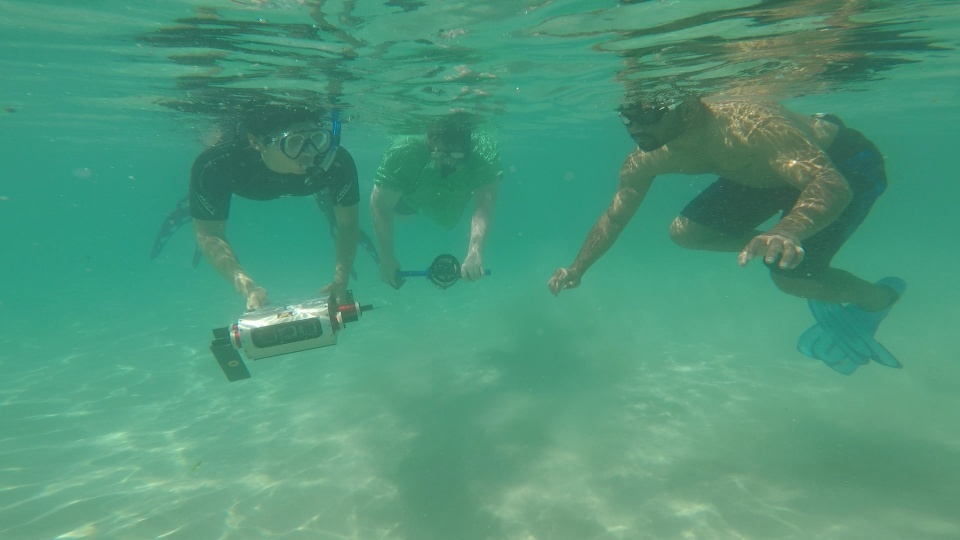
#> input picture data/SUIM/TEST/images/d_r_196_.jpg, 960 x 540 px, found by its file name
$ jupyter execute --allow-errors YOLO.ipynb   (shell and % lines are left out)
#> lines starting #> are read from the running program, lines starting #| are printed output that depends on the picture
# MODEL TRAINED USING CODE FROM: https://www.kaggle.com/code/anmolys/segmentation-using-yolov8

[cell 1]
# Installing ultralytics

[cell 2]
# Importing necessary libraries
import os
import matplotlib.pyplot as plt
import cv2
import pandas as pd
import random
import copy
import shutil
import numpy as np
import ipywidgets as widgets
import wandb

[cell 3]
# Importing YOLO
from ultralytics import YOLO

[cell 4]
wandb.login(key="8ff12cdd8496db2984a091baa9f0824f7ca90927")

[cell 5]
from google.colab import drive
drive.mount('/content/drive')

[cell 6]
ip_path = "/content/drive/MyDrive/NHAS/2024.6.25_datasets/SUIM"
train_images_path=os.path.join(ip_path, 'train_val'
                               ,'images')
test_images_path=os.path.join(ip_path, 'TEST'
                               ,'images')
train_masks_path=os.path.join(ip_path, 'train_val'
                               ,'masks')
test_masks_path=os.path.join(ip_path, 'TEST'
                               ,'masks')

[cell 7]
# Defining output train,val and test paths
op_path='/content/drive/MyDrive/NHAS/2024.7.5_yolo_evaluation'
op_labels_path=os.path.join(op_path, 'labels')
op_images_path=os.path.join(op_path, 'images')

op_images_trainpath=os.path.join(op_images_path, 'train')
op_images_valpath=os.path.join(op_images_path, 'val')
op_images_testpath=os.path.join(op_images_path, 'test')
op_labels_trainpath=os.path.join(op_labels_path, 'train')
op_labels_valpath=os.path.join(op_labels_path, 'val')
op_labels_testpath=os.path.join(op_labels_path, 'test')

[cell 8]
# Sorting images and masks
train_imgs_list=sorted(os.listdir(train_images_path))
#> (the rest of this cell did not finish here and is left out)

#> (a cell that did not finish here is left out)

[cell 10]
# Checking size of training images
total_images_train=len(train_imgs_list)
total_images_train

#> (a cell that did not finish here is left out)

[cell 12]
def plot_image_and_mask():
    figure,axis = plt.subplots(1,2,figsize=(30,30))
    plt.axis('off')
    k=random.randint(0, total_images_train-1) # choosing any random image number

    img_path=os.path.join(train_images_path, train_imgs_list[k]) # defining image path
    mask_path=os.path.join(train_masks_path, train_masks_list[k]) # defining mask path

    img_title=os.path.basename(img_path) # extracting image filename from path
    mask_title=os.path.basename(mask_path) # extracting mask filename from path

    # displaying image and mask
    axis[0].imshow(cv2.cvtColor(cv2.imread(img_path), cv2.COLOR_BGR2RGB))
    axis[0].set_title(img_title, fontsize=30)
    axis[0].set_xticks([])
    axis[0].set_yticks([])
    axis[1].imshow(cv2.cvtColor(cv2.imread(mask_path), cv2.COLOR_BGR2RGB))
    axis[1].set_title(mask_title, fontsize=30)
    axis[1].set_xticks([])
    axis[1].set_yticks([])

    plt.tight_layout()
    plt.show()

#> (a cell that did not finish here is left out)

[cell 14]
# defining color-class mapping and color-name mapping
color_class_mapping={(0, 0, 0): 0,
                    (0, 0, 255): 1,
                    (0, 255, 0): 2,
                    (0, 255, 255): 3,
                    (255, 0, 0): 4,
                    (255, 0, 255): 5,
                    (255, 255, 0): 6,
                    (255, 255, 255): 7}

color_name_mapping={(0, 0, 0): 'black',
                    (0, 0, 255): 'blue',
                    (0, 255, 0): 'green',
                    (0, 255, 255): 'sky',
                    (255, 0, 0): 'red',
                    (255, 0, 255): 'pink',
                    (255, 255, 0): 'yellow',
                    (255, 255, 255): 'white'}

[cell 15]
# defining orange color to draw contour on mask
orange=(255,85,0)

[cell 16]
# function to draw contour around any random color present in the mask
def draw_contour_for_one_color_on_mask():
    figure,axis = plt.subplots(1,3,figsize=(30,30))
    plt.axis('off')
    k=random.randint(0, total_images_train-1) # choosing any random image

    img_path=os.path.join(train_images_path, train_imgs_list[k]) # defining image path
    img_title=os.path.basename(img_path) # extracting basename from path
    img=cv2.cvtColor(cv2.imread(img_path), cv2.COLOR_BGR2RGB)

    mask_path=os.path.join(train_masks_path, train_masks_list[k]) # defining mask path
    mask_title=os.path.basename(mask_path) # extracting basename from path
    mask=cv2.cvtColor(cv2.imread(mask_path), cv2.COLOR_BGR2RGB)

    mask_copy=copy.deepcopy(mask) # creating a copy of mask to draw contour
    pixels = mask.reshape((-1, 3))
    unique_colors = np.unique(pixels, axis=0) # getting unique colors present in mask

    #getting only those unique colors which are defined in problem
    unique_colors_defined = [value for value in unique_colors if tuple(value) in color_class_mapping]
    unique_colors_defined = np.array(unique_colors_defined, dtype=np.uint8)
    total_colors=len(unique_colors_defined)
    j=random.randint(0, total_colors-1) # selecting any random color among all the defined colors present in mask
    color=unique_colors_defined[j]
    # defining title for contour on mask
    mask_copy_title=os.path.basename(mask_path)+' with contour on color ' +str(color_name_mapping[tuple(color)])

    mask_mask = cv2.inRange(mask, color, color) # getting mask of the selcted color on the mask-image
    contours, hrc = cv2.findContours(mask_mask, cv2.RETR_EXTERNAL, cv2.CHAIN_APPROX_NONE) # finding contours
    cv2.drawContours(mask_copy, contours, -1, orange, 4) # drawing contours

    axis[0].imshow(img) # displaying image
    axis[0].set_title(img_title, fontsize=30)
    axis[0].set_xticks([])
    axis[0].set_yticks([])
    axis[1].imshow(mask) # displaying mask
    axis[1].set_title(mask_title, fontsize=30)
    axis[1].set_xticks([])
    axis[1].set_yticks([])
    axis[2].imshow(mask_copy) # displaying copy of mask with contour
    axis[2].set_title(mask_copy_title, fontsize=30)
    axis[2].set_xticks([])
    axis[2].set_yticks([])

    plt.tight_layout()
    plt.show()

#> (a cell that did not finish here is left out)

[cell 18]
def write_polygon_file(class_contour_mapping, H, W, output_path, img_name):
    coordinates={}
    for obj in class_contour_mapping: # looping through all colors present in the mask
        polygons = []
        for cnt in class_contour_mapping[obj]: # looping through all contours present in the color
            if cv2.contourArea(cnt) > 20: # neglecting very small contours
                polygon = []
                for point in cnt: # looping through all points present in the contour
                    x, y = point[0]
                    polygon.append(round(x / W, 4))
                    polygon.append(round(y / H, 4))
                polygons.append(polygon)
        coordinates[obj]=polygons

    # creating text file for all contours of all colors present in mask
    with open('{}.txt'.format(os.path.join(output_path, img_name)), 'w') as f:
        for obj in coordinates:
            for polygon in coordinates[obj]:
                for p_, p in enumerate(polygon):
                    if p_ == len(polygon) - 1:  # if point is the last point in contour, need to give newline
                        f.write('{}\n'.format(p))
                    elif p_ == 0: # if point is the first point in contour, need to specify color also
                        f.write('{} {} '.format(obj, p))
                    else: # any other point between first and last
                        f.write('{} '.format(p))

[cell 19]
# defining progress bar for visualising progress of writing text files
progress_bar=widgets.FloatProgress(value=0, min=0, max=100, description='Progress',
                                   layout=widgets.Layout(width='100%'))
progress_bar

[cell 20]
m=0 # for counting total number of labels created

#> (the rest of this cell did not finish here and is left out)

[cell 21]
# Restarting the progress bar to track the progress of test label files creation
progress_bar.value=0
progress_bar

[cell 22]
m=0
#> (the rest of this cell did not finish here and is left out)

[cell 23]
# function for creating validation dataset
def create_validation_data(dataset, size):
    random.shuffle(dataset)
    validation_data=dataset[:size]
    return validation_data

[cell 24]
# creating validation dataset of size 110 from training dataset
validation_datalist=create_validation_data(train_imgs_list, 110)

[cell 25]
for img in validation_datalist:
    imgsrc_path=os.path.join(op_images_trainpath, img)
    imgdst_path=os.path.join(op_images_valpath, img)
    shutil.move(imgsrc_path, imgdst_path)

    img_name=os.path.splitext(img)[0]
    label_file=img_name+'.txt'

    labelsrc_path=os.path.join(op_labels_trainpath,label_file)
    labeldst_path=os.path.join(op_labels_valpath,label_file)
    shutil.move(labelsrc_path, labeldst_path)

[cell 26]
# defining newline variable for config file
newline='\n'

[cell 27]
# defining lines of config text file

ln_1='# Train/val/test sets'+newline # starting with a comment line

# train, val and test path declaration
ln_2='train: ' +"'"+op_images_trainpath+"'"+newline
ln_3='val: ' +"'" + op_images_valpath+"'"+newline
ln_4='test: ' +"'" + op_images_testpath+"'"+newline
ln_5=newline

# names of the classes declaration
ln_6='names:'+newline
ln_7='  0: Background'+newline
ln_8='  1: Human divers'+newline
ln_9='  2: Aquatic plants and sea-grass'+newline
ln_10='  3: Wrecks and ruins'+newline
ln_11='  4: Robots'+newline
ln_12='  5: Reefs and invertebrates'+newline
ln_13='  6: Fish and vertebrates'+newline
ln_14='  7: Sea-floor and rocks'
config_lines=[ln_1, ln_2, ln_3, ln_4, ln_5, ln_6, ln_7, ln_8, ln_9, ln_10, ln_11, ln_12, ln_13, ln_14]

[cell 28]
# Creating path for config file
config_path=os.path.join('/content/drive/MyDrive/NHAS/2024.7.5_yolo_evaluation', 'config.yaml')
config_path

[cell 29]
# Writing config file
with open(config_path, 'w') as f:
    f.writelines(config_lines)

#> (a cell that did not finish here is left out)

#> (a cell that did not finish here is left out)

[cell 32]
plt.figure(figsize=(30,30))
trainingresult_path=os.path.join('/content/drive/MyDrive/NHAS/2024.7.5_yolo_evaluation/segment', 'train')
results_png=cv2.imread(os.path.join(trainingresult_path,'results.png'))
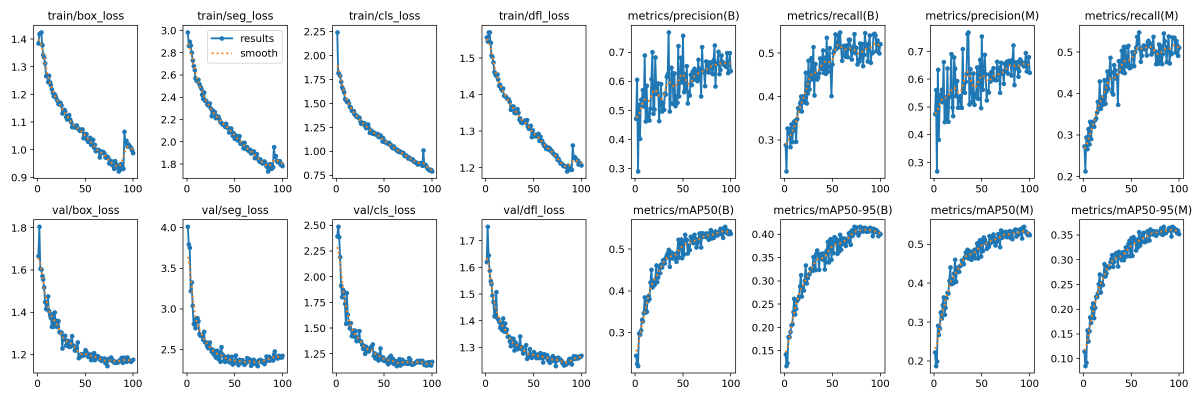
#> input picture runs/segment/train14/results.png, 3600 x 1200 px, found by its file name (shown at 1/3 size)
#> results_png is the input picture: shape (1200, 3600, 3); mean B, G, R 242.7, 240.1, 236
plt.imshow(results_png)

[cell 33]
# function for evaluating model metrics map50
def evaluate_map50(trainedmodel, data_path, dataset='val'):
    metrics=trainedmodel.val(data=data_path, split=dataset)
    map50=round(metrics.seg.map50, 3)
    print("The mAP of model for all images on {0} dataset is {1}".format(dataset,map50))
    return metrics, map50

[cell 34]
import os
import cv2
import matplotlib.pyplot as plt

# function for displaying plots created by YOLO
def display_curves(root_path):
    plt.figure(figsize=(50,50))

    #displaying mask p curve
    p_curve_path = os.path.join(root_path,'MaskP_curve.png')
    if os.path.exists(p_curve_path):  # Check if the file exists
        p_curve=cv2.imread(p_curve_path)
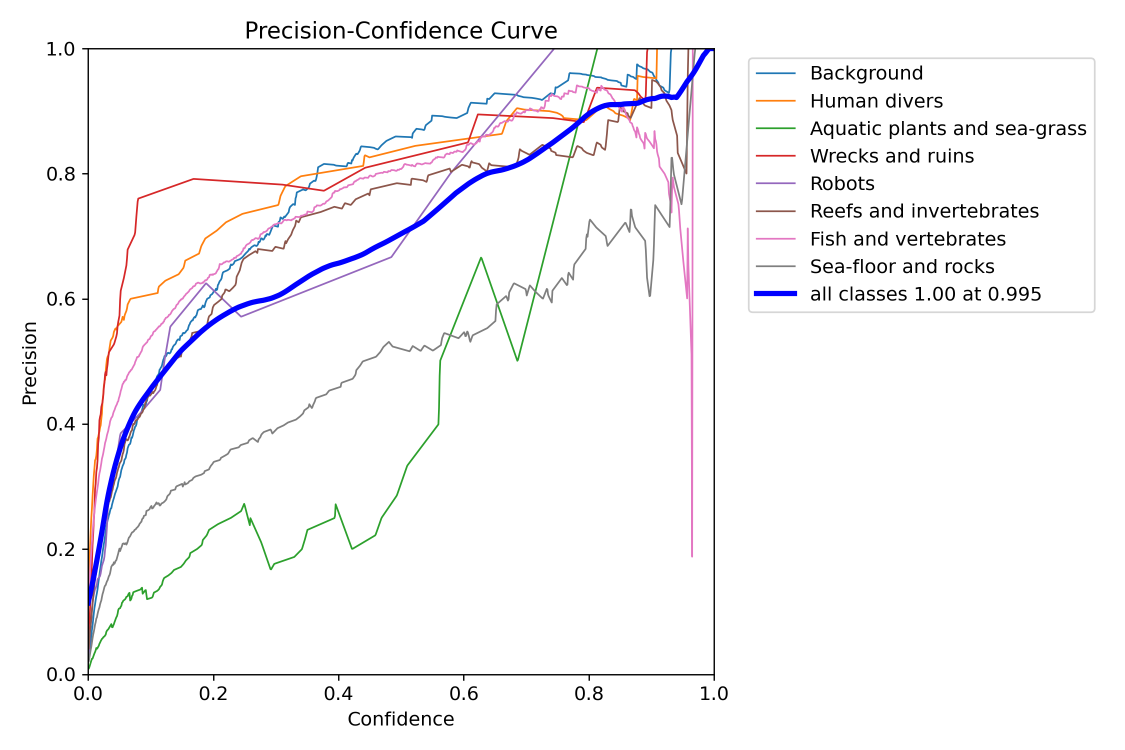
#> input picture runs/segment/train14/MaskP_curve.png, 2250 x 1500 px, found by its file name (shown at 1/2 size)
#> p_curve is the input picture: shape (1500, 2250, 3); mean B, G, R 248.2, 246.7, 247.4
        if p_curve is not None:  # Check if the image was loaded successfully
            ax=plt.subplot(5,1,1)
            plt.imshow(p_curve)
        else:
            print(f"Error loading image: {p_curve_path}")
    else:
        print(f"File not found: {p_curve_path}")

    #displaying mask r curve
    r_curve_path = os.path.join(root_path,'MaskR_curve.png')
    if os.path.exists(r_curve_path):
        r_curve=cv2.imread(r_curve_path)
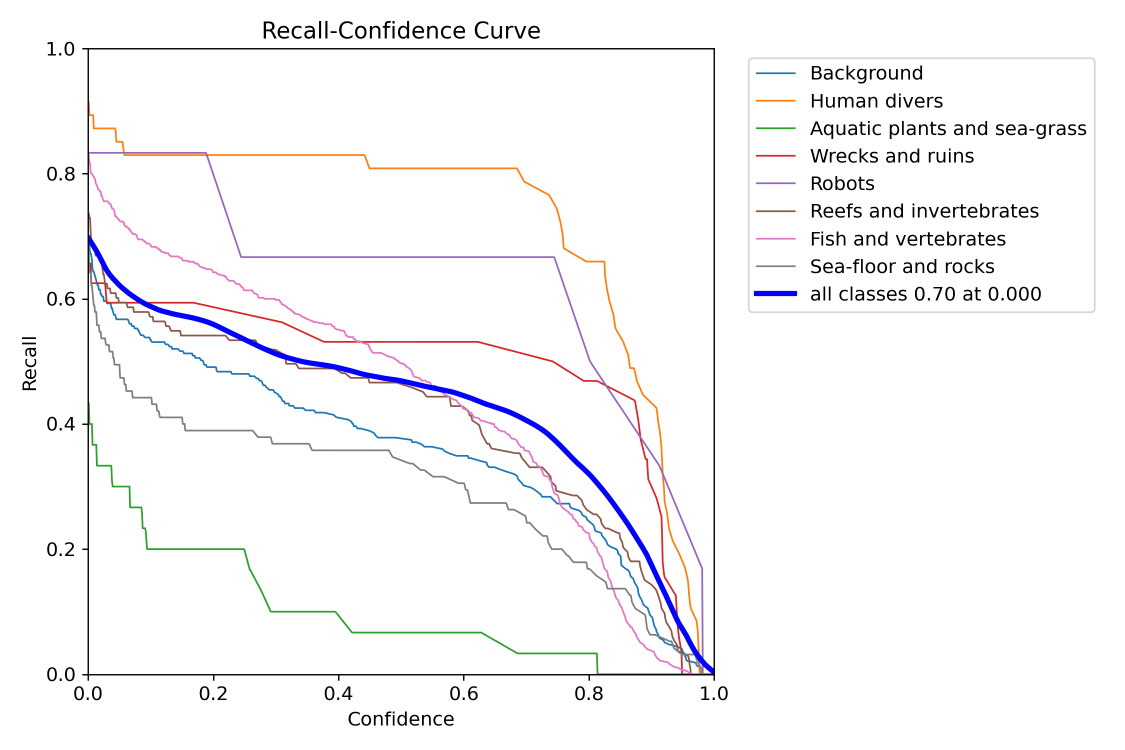
#> input picture runs/segment/train14/MaskR_curve.png, 2250 x 1500 px, found by its file name (shown at 1/2 size)
#> r_curve is the input picture: shape (1500, 2250, 3); mean B, G, R 248.8, 247.5, 248.1
        if r_curve is not None:
            ax=plt.subplot(5,1,2)
            plt.imshow(r_curve)
        else:
            print(f"Error loading image: {r_curve_path}")
    else:
        print(f"File not found: {r_curve_path}")

    #displaying mask pr curve
    pr_curve_path = os.path.join(root_path,'MaskPR_curve.png')
    if os.path.exists(pr_curve_path):
        pr_curve=cv2.imread(pr_curve_path)
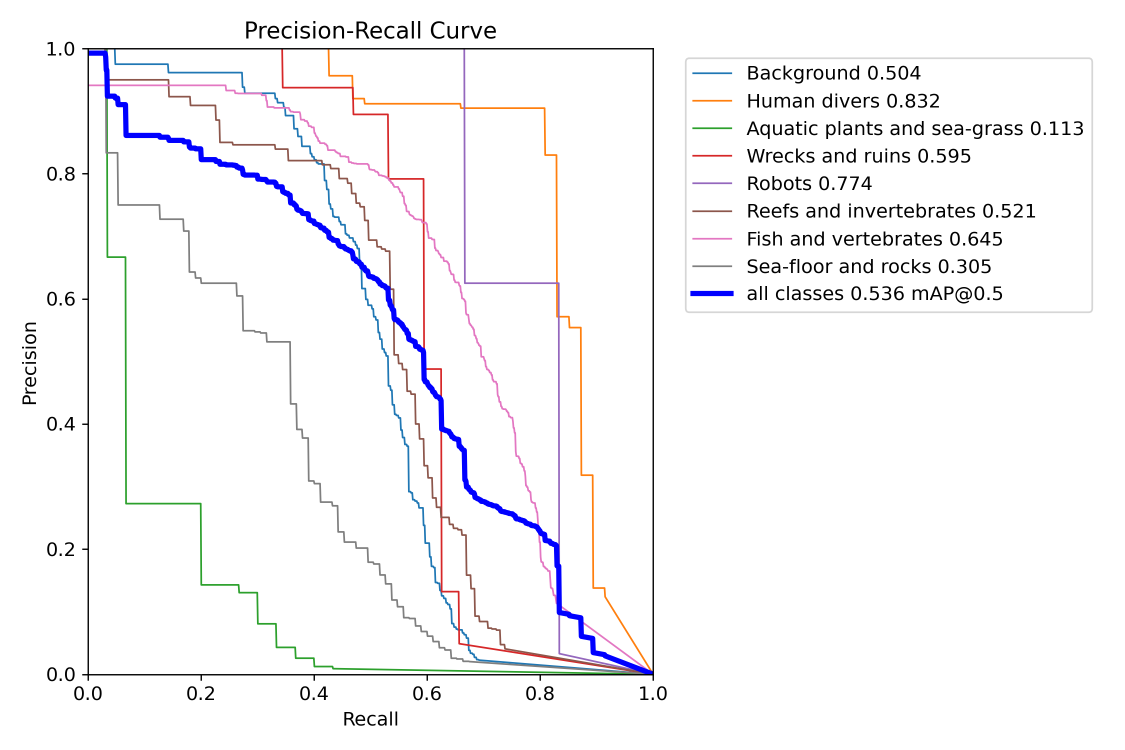
#> input picture runs/segment/train14/MaskPR_curve.png, 2250 x 1500 px, found by its file name (shown at 1/2 size)
#> pr_curve is the input picture: shape (1500, 2250, 3); mean B, G, R 248.1, 246.5, 247.1
        if pr_curve is not None:
            ax=plt.subplot(5,1,3)
            plt.imshow(pr_curve)
        else:
            print(f"Error loading image: {pr_curve_path}")
    else:
        print(f"File not found: {pr_curve_path}")

    #displaying mask f1 curve
    f1_curve_path = os.path.join(root_path,'MaskF1_curve.png')
    if os.path.exists(f1_curve_path):
        f1_curve=cv2.imread(f1_curve_path)
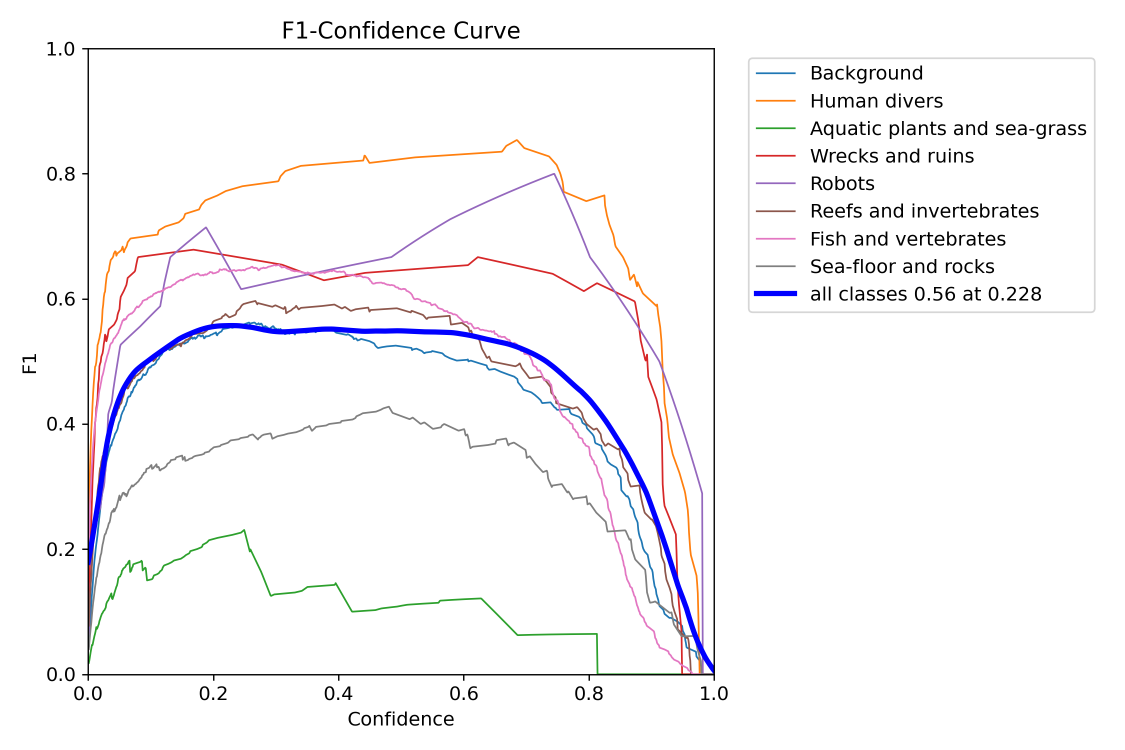
#> input picture runs/segment/train14/MaskF1_curve.png, 2250 x 1500 px, found by its file name (shown at 1/2 size)
#> f1_curve is the input picture: shape (1500, 2250, 3); mean B, G, R 248.5, 246.9, 247.7
        if f1_curve is not None:
            ax=plt.subplot(5,1,4)
            plt.imshow(f1_curve)
        else:
            print(f"Error loading image: {f1_curve_path}")
    else:
        print(f"File not found: {f1_curve_path}")

    #displaying confusion matrix
    confusion_matrix_path = os.path.join(root_path,'confusion_matrix.png')
    if os.path.exists(confusion_matrix_path):
        confusion_matrix=cv2.imread(confusion_matrix_path)
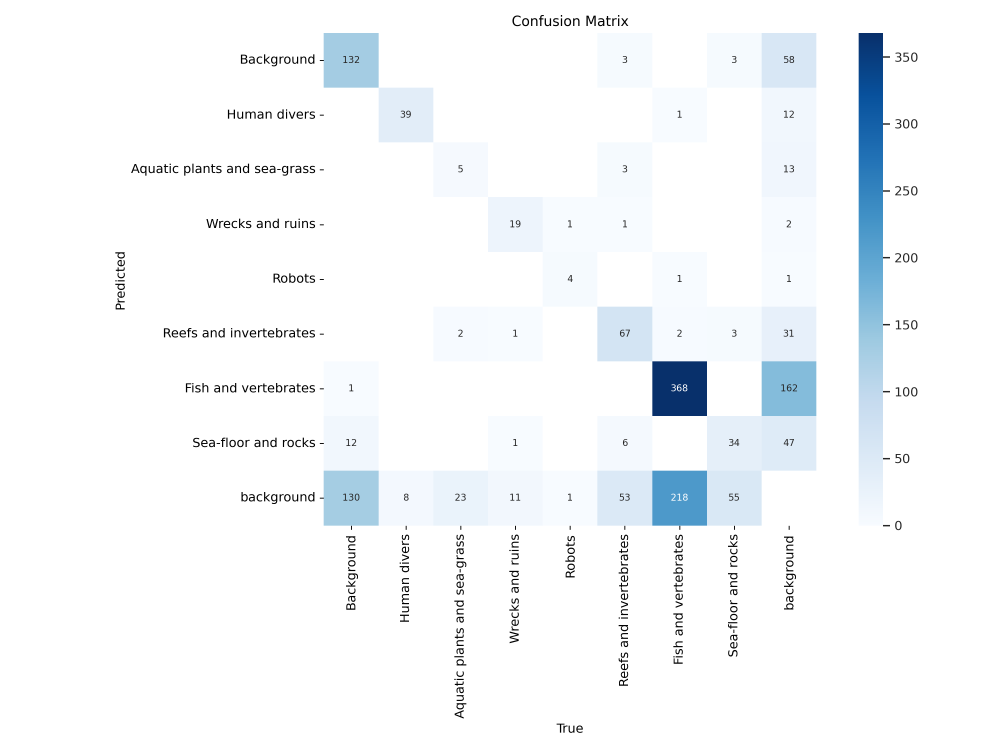
#> input picture runs/segment/train14/confusion_matrix.png, 3000 x 2250 px, found by its file name (shown at 1/3 size)
#> confusion_matrix is the input picture: shape (2250, 3000, 3); mean B, G, R 250.4, 248.1, 245.4
        if confusion_matrix is not None:
            ax=plt.subplot(5,1,5)
            plt.imshow(confusion_matrix)
        else:
            print(f"Error loading image: {confusion_matrix_path}")
    else:
        print(f"File not found: {confusion_matrix_path}")

#> (a cell that did not finish here is left out)

[cell 36]
# Path storing model's performance on test dataset
test_path=os.path.join('/content/drive/MyDrive/NHAS/2024.7.5_yolo_evaluation', 'runs', 'segment', 'train') #val is a misnomer, it is actually measuring validation on test dataset

[cell 37]
# Display plots on test data
display_curves(test_path)
#> figure, not shown here; B, G, R data is drawn as R, G, B
